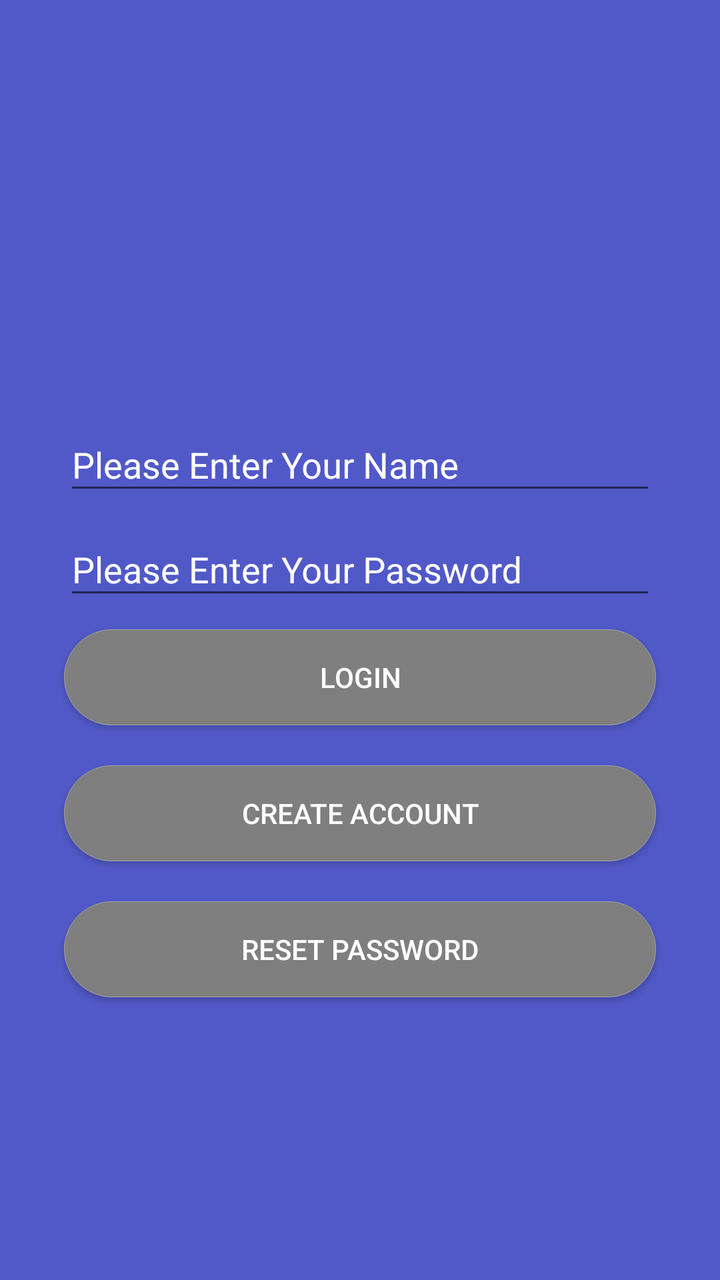
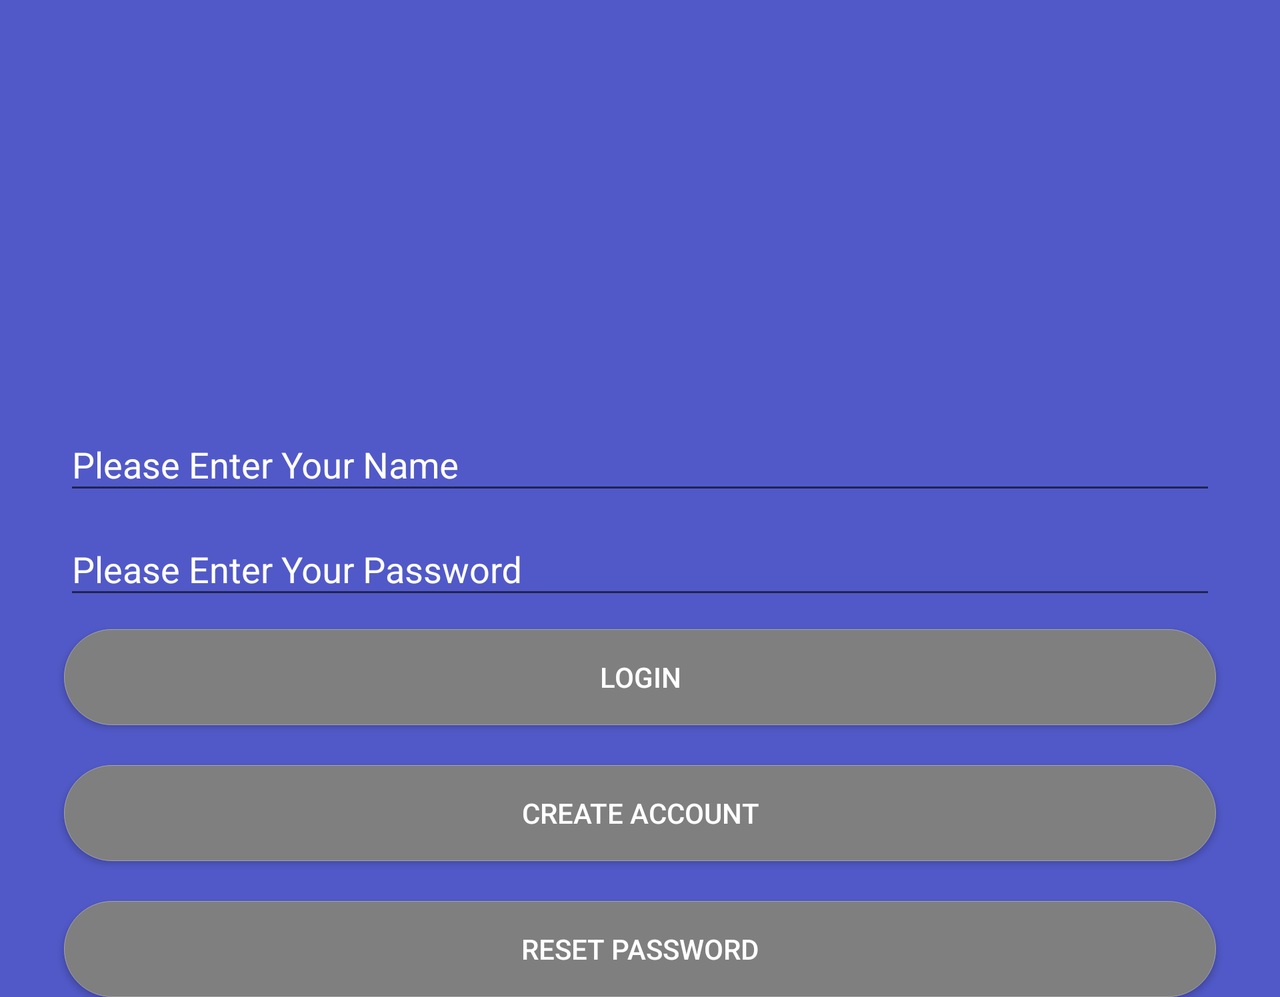

One screen, two layout resources from the same app: the default and the repository's alternative for another configuration. Each is rendered where Android would select it; the XML of both is given below.
<!-- AndroidManifest.xml: application theme AppTheme -->
<!-- res/layout/login_fragment.xml -->
<?xml version="1.0" encoding="utf-8"?>

<LinearLayout xmlns:android="http://schemas.android.com/apk/res/android"
              android:layout_width="match_parent"
              android:layout_height="match_parent"
              android:background="#5159c8"
              android:orientation="vertical">

    <ImageView
        android:layout_width="200dp"
        android:layout_height="200dp"
        android:layout_gravity="center_horizontal"
        android:contentDescription="@string/lock_description"
        android:src="@drawable/lock"
        />

    <android.support.design.widget.TextInputLayout
        android:id="@+id/input_layout_username"
        android:layout_width="match_parent"
        android:layout_height="wrap_content"
        android:textColorHint="#ffffff">

        <EditText
            android:id="@+id/login_user_name"
            android:layout_width="match_parent"
            android:layout_height="wrap_content"
            android:layout_gravity="top|left"
            android:layout_marginLeft="32dp"
            android:layout_marginRight="32dp"
            android:layout_marginTop="10dp"
            android:hint="@string/login_username_hint"
            android:textColor="#ffffff"/>

    </android.support.design.widget.TextInputLayout>

    <android.support.design.widget.TextInputLayout
        android:id="@+id/input_layout_password"
        android:layout_width="match_parent"
        android:layout_height="wrap_content"
        android:textColorHint="#ffffff">


        <EditText
            android:id="@+id/login_user_password"
            android:layout_width="match_parent"
            android:layout_height="wrap_content"
            android:layout_gravity="top|left"
            android:layout_marginLeft="32dp"
            android:layout_marginRight="32dp"
            android:layout_marginTop="10dp"
            android:hint="@string/login_password_hint"
            android:inputType="textPassword"
            android:textColor="#ffffff"/>

    </android.support.design.widget.TextInputLayout>

    <Button
        android:id="@+id/login_login_button"
        android:layout_width="match_parent"
        android:layout_height="wrap_content"
        android:layout_marginLeft="32dp"
        android:layout_marginRight="32dp"
        android:layout_marginTop="10dp"
        android:background="@drawable/questionnaire_send_button"
        android:text="@string/login_login_button"
        android:textColor="#ffffff"/>

    <Button
        android:id="@+id/login_create_account_button"
        android:layout_width="match_parent"
        android:layout_height="wrap_content"
        android:layout_marginLeft="32dp"
        android:layout_marginRight="32dp"
        android:layout_marginTop="20dp"
        android:background="@drawable/questionnaire_send_button"
        android:text="@string/login_create_account_button"
        android:textColor="#ffffff"/>

    <Button
        android:id="@+id/login_reset_password_button"
        android:layout_width="match_parent"
        android:layout_height="wrap_content"
        android:layout_marginLeft="32dp"
        android:layout_marginRight="32dp"
        android:layout_marginTop="20dp"
        android:background="@drawable/questionnaire_send_button"
        android:text="@string/login_reset_password_button"
        android:textColor="#ffffff"/>

</LinearLayout>
<!-- resources referenced by this layout -->
<resources>
  <!-- drawable questionnaire_send_button (drawable) -->
  <?xml version="1.0" encoding="utf-8"?>
  
  <shape xmlns:android="http://schemas.android.com/apk/res/android"
         android:shape="rectangle">
      <corners android:radius="200dp"/>
      <solid android:color="#F2F2F2"/>
      <gradient
          android:angle="270"
          android:endColor="#7f7f7f"
          android:startColor="#7f7f7f"/>
      <stroke
          android:width="0.4dp"
          android:color="#A4A4A4"/>
  
  </shape>
  <string name="lock_description">Lock Image</string>
  <string name="login_create_account_button">Create Account</string>
  <string name="login_login_button">Login</string>
  <string name="login_password_hint">Please Enter Your Password</string>
  <string name="login_reset_password_button">Reset Password</string>
  <string name="login_username_hint">Please Enter Your Name</string>
  <!-- from res/values-v21/ -->
  <style name="AppTheme" parent="Theme.AppCompat.Light.DarkActionBar">
          
          <item name="colorPrimary">@color/colorPrimary</item>
          <item name="colorPrimaryDark">@color/colorPrimaryDark</item>
          <item name="colorAccent">@color/colorAccent</item>
      </style>
</resources>
<!-- res/layout-land/login_fragment.xml (the repository's variant of the layout above) -->
<!-- drawn on the phone turned sideways -->
<?xml version="1.0" encoding="utf-8"?>


<ScrollView xmlns:android="http://schemas.android.com/apk/res/android"
            android:layout_width="match_parent"
            android:layout_height="match_parent"
            android:background="#5159c8">

    <LinearLayout
        android:layout_width="match_parent"
        android:layout_height="match_parent"
        android:orientation="vertical">

        <ImageView
            android:layout_width="200dp"
            android:layout_height="200dp"
            android:layout_gravity="center_horizontal"
            android:contentDescription="@string/lock_description"
            android:src="@drawable/lock"
            />

        <android.support.design.widget.TextInputLayout
            android:id="@+id/input_layout_username"
            android:layout_width="match_parent"
            android:layout_height="wrap_content"
            android:textColorHint="#ffffff">

            <EditText
                android:id="@+id/login_user_name"
                android:layout_width="match_parent"
                android:layout_height="wrap_content"
                android:layout_marginLeft="32dp"
                android:layout_marginRight="32dp"
                android:layout_marginTop="10dp"
                android:hint="@string/login_username_hint"
                android:textColor="#ffffff"/>

        </android.support.design.widget.TextInputLayout>

        <android.support.design.widget.TextInputLayout
            android:id="@+id/input_layout_password"
            android:layout_width="match_parent"
            android:layout_height="wrap_content"
            android:textColorHint="#ffffff">

            <EditText
                android:id="@+id/login_user_password"
                android:layout_width="match_parent"
                android:layout_height="wrap_content"
                android:layout_marginLeft="32dp"
                android:layout_marginRight="32dp"
                android:layout_marginTop="10dp"
                android:hint="@string/login_password_hint"
                android:inputType="textPassword"
                android:textColor="#ffffff"/>

        </android.support.design.widget.TextInputLayout>

        <Button
            android:id="@+id/login_login_button"
            android:layout_width="match_parent"
            android:layout_height="wrap_content"
            android:layout_marginLeft="32dp"
            android:layout_marginRight="32dp"
            android:layout_marginTop="10dp"
            android:background="@drawable/questionnaire_send_button"
            android:text="@string/login_login_button"
            android:textColor="#ffffff"/>

        <Button
            android:id="@+id/login_create_account_button"
            android:layout_width="match_parent"
            android:layout_height="wrap_content"
            android:layout_marginLeft="32dp"
            android:layout_marginRight="32dp"
            android:layout_marginTop="20dp"
            android:background="@drawable/questionnaire_send_button"
            android:text="@string/login_create_account_button"
            android:textColor="#ffffff"/>

        <Button
            android:id="@+id/login_reset_password_button"
            android:layout_width="match_parent"
            android:layout_height="wrap_content"
            android:layout_marginLeft="32dp"
            android:layout_marginRight="32dp"
            android:layout_marginTop="20dp"
            android:background="@drawable/questionnaire_send_button"
            android:text="@string/login_reset_password_button"
            android:textColor="#ffffff"/>

    </LinearLayout>
</ScrollView>
